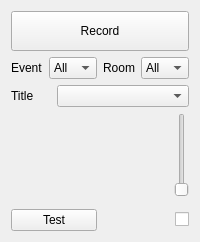
      <widget class="QWidget" name="main">
       <attribute name="title">
        <string>main</string>
       </attribute>
       <layout class="QVBoxLayout" name="verticalLayout_2">
        <item>
         <widget class="QPushButton" name="recordButton">
          <property name="minimumSize">
           <size>
            <width>0</width>
            <height>40</height>
           </size>
          </property>
          <property name="text">
           <string>Record</string>
          </property>
          <property name="icon">
           <iconset resource="resource.qrc">
            <normaloff>:/recordButton/record_red_button.png</normaloff>
            <normalon>:/recordButton/stop_red_button.png</normalon>:/recordButton/record_red_button.png</iconset>
          </property>
          <property name="checkable">
           <bool>true</bool>
          </property>
         </widget>
        </item>
        <item>
         <layout class="QHBoxLayout" name="eventAndRoomLayout">
          <item>
           <widget class="QLabel" name="label_2">
            <property name="sizePolicy">
             <sizepolicy hsizetype="Maximum" vsizetype="Preferred">
              <horstretch>0</horstretch>
              <verstretch>0</verstretch>
             </sizepolicy>
            </property>
            <property name="minimumSize">
             <size>
              <width>0</width>
              <height>0</height>
             </size>
            </property>
            <property name="sizeIncrement">
             <size>
              <width>0</width>
              <height>0</height>
             </size>
            </property>
            <property name="text">
             <string>Event</string>
            </property>
           </widget>
          </item>
          <item>
           <widget class="QComboBox" name="eventList">
            <item>
             <property name="text">
              <string>All</string>
             </property>
            </item>
           </widget>
          </item>
          <item>
           <widget class="QLabel" name="label_6">
            <property name="sizePolicy">
             <sizepolicy hsizetype="Maximum" vsizetype="Preferred">
              <horstretch>0</horstretch>
              <verstretch>0</verstretch>
             </sizepolicy>
            </property>
            <property name="maximumSize">
             <size>
              <width>16777215</width>
              <height>24</height>
             </size>
            </property>
            <property name="text">
             <string>Room</string>
            </property>
           </widget>
          </item>
          <item>
           <widget class="QComboBox" name="roomList">
            <item>
             <property name="text">
              <string>All</string>
             </property>
            </item>
           </widget>
          </item>
         </layout>
        </item>
        <item>
         <layout class="QHBoxLayout" name="talkListLayout">
          <item>
           <widget class="QLabel" name="talkLabel">
            <property name="maximumSize">
             <size>
              <width>40</width>
              <height>24</height>
             </size>
            </property>
            <property name="text">
             <string>Title</string>
            </property>
            <property name="buddy">
             <cstring>talkList</cstring>
            </property>
           </widget>
          </item>
          <item>
           <widget class="QComboBox" name="talkList">
            <property name="toolTip">
             <string>Title of the presentation being recorded.  For example &quot;Thanh Ha - Introduction to Freeseer&quot;</string>
            </property>
           </widget>
          </item>
         </layout>
        </item>
        <item>
         <layout class="QGridLayout" name="gridLayout">
          <item row="0" column="0" rowspan="2">
           <widget class="QWidget" name="previewWidget" native="true"/>
          </item>
          <item row="0" column="2">
           <widget class="QSlider" name="audioFeedbackSlider">
            <property name="enabled">
             <bool>false</bool>
            </property>
            <property name="focusPolicy">
             <enum>Qt::NoFocus</enum>
            </property>
            <property name="maximum">
             <number>100</number>
            </property>
            <property name="singleStep">
             <number>0</number>
            </property>
            <property name="orientation">
             <enum>Qt::Vertical</enum>
            </property>
           </widget>
          </item>
         </layout>
        </item>
        <item>
         <layout class="QHBoxLayout" name="horizontalLayout_6">
          <item>
           <widget class="QPushButton" name="testButton">
            <property name="text">
             <string>Test</string>
            </property>
            <property name="checkable">
             <bool>true</bool>
            </property>
           </widget>
          </item>
          <item>
           <widget class="QCheckBox" name="audioFeedbackCheckbox">
            <property name="maximumSize">
             <size>
              <width>16777215</width>
              <height>16777215</height>
             </size>
            </property>
            <property name="toolTip">
             <string>Enable audio feedback (plays back recording audio to speakers)</string>
            </property>
            <property name="layoutDirection">
             <enum>Qt::RightToLeft</enum>
            </property>
            <property name="text">
             <string/>
            </property>
            <property name="icon">
             <iconset resource="resource.qrc">
              <normaloff>:/headphones/headphones.png</normaloff>:/headphones/headphones.png</iconset>
            </property>
           </widget>
          </item>
         </layout>
        </item>
       </layout>
      </widget>
